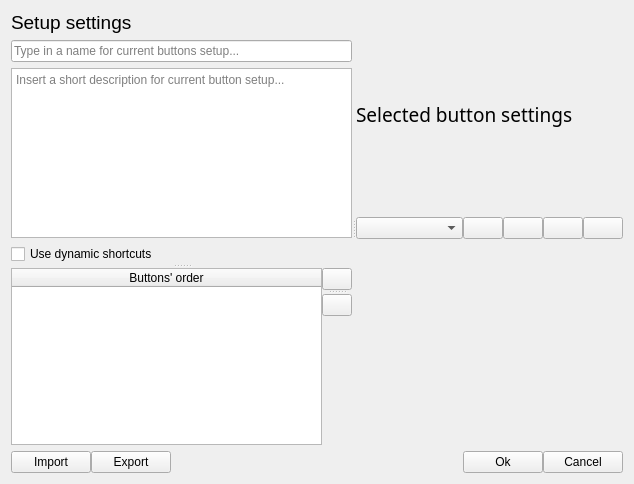
<?xml version="1.0" encoding="UTF-8"?>
<ui version="4.0">
 <class>Form</class>
 <widget class="QWidget" name="Form">
  <property name="geometry">
   <rect>
    <x>0</x>
    <y>0</y>
    <width>634</width>
    <height>484</height>
   </rect>
  </property>
  <property name="windowTitle">
   <string>DSGTools: Custom Feature - Button setup</string>
  </property>
  <layout class="QGridLayout" name="gridLayout_3">
   <item row="0" column="0">
    <layout class="QGridLayout" name="gridLayout_2">
     <item row="0" column="0">
      <widget class="QSplitter" name="splitter_3">
       <property name="orientation">
        <enum>Qt::Horizontal</enum>
       </property>
       <widget class="QSplitter" name="splitter_2">
        <property name="orientation">
         <enum>Qt::Vertical</enum>
        </property>
        <widget class="QWidget" name="">
         <layout class="QVBoxLayout" name="verticalLayout_2">
          <item>
           <widget class="QLabel" name="label">
            <property name="font">
             <font>
              <pointsize>14</pointsize>
             </font>
            </property>
            <property name="text">
             <string>Setup settings</string>
            </property>
           </widget>
          </item>
          <item>
           <widget class="QLineEdit" name="setupNameLineEdit">
            <property name="placeholderText">
             <string>Type in a name for current buttons setup...</string>
            </property>
           </widget>
          </item>
          <item>
           <widget class="QTextEdit" name="textEdit">
            <property name="placeholderText">
             <string>Insert a short description for current button setup...</string>
            </property>
           </widget>
          </item>
          <item>
           <widget class="QCheckBox" name="dsCheckBox">
            <property name="toolTip">
             <string>If this option is set, buttons will have their shortcuts dynamically assigned to values from 1-9, in order of exhibition on every tab</string>
            </property>
            <property name="text">
             <string>Use dynamic shortcuts</string>
            </property>
            <property name="checked">
             <bool>false</bool>
            </property>
           </widget>
          </item>
         </layout>
        </widget>
        <widget class="QWidget" name="">
         <layout class="QGridLayout" name="gridLayout">
          <property name="spacing">
           <number>0</number>
          </property>
          <item row="0" column="0" rowspan="2">
           <widget class="QTableWidget" name="tableWidget">
            <property name="toolTip">
             <string>Buttons are displayed on Class. Tool following this order</string>
            </property>
            <property name="columnCount">
             <number>1</number>
            </property>
            <attribute name="horizontalHeaderStretchLastSection">
             <bool>true</bool>
            </attribute>
            <column>
             <property name="text">
              <string>Buttons' order</string>
             </property>
            </column>
           </widget>
          </item>
          <item row="0" column="1">
           <widget class="QSplitter" name="splitter">
            <property name="orientation">
             <enum>Qt::Vertical</enum>
            </property>
            <widget class="QPushButton" name="moveUpPushButton">
             <property name="sizePolicy">
              <sizepolicy hsizetype="Minimum" vsizetype="Minimum">
               <horstretch>0</horstretch>
               <verstretch>0</verstretch>
              </sizepolicy>
             </property>
             <property name="maximumSize">
              <size>
               <width>30</width>
               <height>25</height>
              </size>
             </property>
             <property name="toolTip">
              <string>Move up</string>
             </property>
             <property name="text">
              <string/>
             </property>
             <property name="icon">
              <iconset resource="../../../resources.qrc">
               <normaloff>:/plugins/DsgTools/icons/up.png</normaloff>:/plugins/DsgTools/icons/up.png</iconset>
             </property>
            </widget>
            <widget class="QPushButton" name="moveDownPushButton">
             <property name="sizePolicy">
              <sizepolicy hsizetype="Minimum" vsizetype="Minimum">
               <horstretch>0</horstretch>
               <verstretch>0</verstretch>
              </sizepolicy>
             </property>
             <property name="maximumSize">
              <size>
               <width>30</width>
               <height>25</height>
              </size>
             </property>
             <property name="toolTip">
              <string>Move down</string>
             </property>
             <property name="text">
              <string/>
             </property>
             <property name="icon">
              <iconset resource="../../../resources.qrc">
               <normaloff>:/plugins/DsgTools/icons/down.png</normaloff>:/plugins/DsgTools/icons/down.png</iconset>
             </property>
            </widget>
           </widget>
          </item>
          <item row="1" column="1">
           <spacer name="verticalSpacer">
            <property name="orientation">
             <enum>Qt::Vertical</enum>
            </property>
            <property name="sizeHint" stdset="0">
             <size>
              <width>20</width>
              <height>40</height>
             </size>
            </property>
           </spacer>
          </item>
         </layout>
        </widget>
       </widget>
       <widget class="QWidget" name="layoutWidget">
        <layout class="QVBoxLayout" name="verticalLayout">
         <property name="spacing">
          <number>0</number>
         </property>
         <item>
          <widget class="QLabel" name="label_2">
           <property name="font">
            <font>
             <family>Noto Sans</family>
             <pointsize>14</pointsize>
            </font>
           </property>
           <property name="text">
            <string>Selected button settings</string>
           </property>
          </widget>
         </item>
         <item>
          <layout class="QHBoxLayout" name="horizontalLayout_2">
           <property name="spacing">
            <number>0</number>
           </property>
           <item>
            <widget class="QComboBox" name="buttonComboBox">
             <property name="sizePolicy">
              <sizepolicy hsizetype="MinimumExpanding" vsizetype="Fixed">
               <horstretch>0</horstretch>
               <verstretch>0</verstretch>
              </sizepolicy>
             </property>
             <property name="duplicatesEnabled">
              <bool>false</bool>
             </property>
            </widget>
           </item>
           <item>
            <widget class="QPushButton" name="savePushButton">
             <property name="toolTip">
              <string>Saves current button's input data to selected button</string>
             </property>
             <property name="text">
              <string/>
             </property>
             <property name="icon">
              <iconset resource="../../../resources.qrc">
               <normaloff>:/plugins/DsgTools/icons/save.png</normaloff>:/plugins/DsgTools/icons/save.png</iconset>
             </property>
            </widget>
           </item>
           <item>
            <widget class="QPushButton" name="undoPushButton">
             <property name="toolTip">
              <string>Restores last saved state for the selected button</string>
             </property>
             <property name="text">
              <string/>
             </property>
             <property name="icon">
              <iconset resource="../../../resources.qrc">
               <normaloff>:/plugins/DsgTools/icons/re-run.png</normaloff>:/plugins/DsgTools/icons/re-run.png</iconset>
             </property>
            </widget>
           </item>
           <item>
            <widget class="QPushButton" name="addPushButton">
             <property name="toolTip">
              <string>Adds a new button to the setup</string>
             </property>
             <property name="text">
              <string/>
             </property>
             <property name="icon">
              <iconset resource="../../../resources.qrc">
               <normaloff>:/plugins/DsgTools/icons/plus.png</normaloff>:/plugins/DsgTools/icons/plus.png</iconset>
             </property>
            </widget>
           </item>
           <item>
            <widget class="QPushButton" name="removePushButton">
             <property name="toolTip">
              <string>Removes selected button from the setup</string>
             </property>
             <property name="text">
              <string/>
             </property>
             <property name="icon">
              <iconset resource="../../../resources.qrc">
               <normaloff>:/plugins/DsgTools/icons/remove.png</normaloff>:/plugins/DsgTools/icons/remove.png</iconset>
             </property>
            </widget>
           </item>
          </layout>
         </item>
         <item>
          <widget class="ButtonPropWidget" name="buttonPropWidget" native="true"/>
         </item>
        </layout>
       </widget>
      </widget>
     </item>
     <item row="1" column="0">
      <layout class="QHBoxLayout" name="horizontalLayout">
       <property name="spacing">
        <number>0</number>
       </property>
       <item>
        <widget class="QPushButton" name="importPushButton">
         <property name="toolTip">
          <string>Import a set of buttons (setup) from a file</string>
         </property>
         <property name="text">
          <string>Import</string>
         </property>
        </widget>
       </item>
       <item>
        <widget class="QPushButton" name="exportPushButton">
         <property name="toolTip">
          <string>Exports current setup to a file</string>
         </property>
         <property name="text">
          <string>Export</string>
         </property>
        </widget>
       </item>
       <item>
        <spacer name="horizontalSpacer">
         <property name="orientation">
          <enum>Qt::Horizontal</enum>
         </property>
         <property name="sizeHint" stdset="0">
          <size>
           <width>40</width>
           <height>20</height>
          </size>
         </property>
        </spacer>
       </item>
       <item>
        <widget class="QPushButton" name="okPushButton">
         <property name="sizePolicy">
          <sizepolicy hsizetype="Minimum" vsizetype="Fixed">
           <horstretch>0</horstretch>
           <verstretch>0</verstretch>
          </sizepolicy>
         </property>
         <property name="text">
          <string>Ok</string>
         </property>
        </widget>
       </item>
       <item>
        <widget class="QPushButton" name="cancelPushButton">
         <property name="sizePolicy">
          <sizepolicy hsizetype="Minimum" vsizetype="Fixed">
           <horstretch>0</horstretch>
           <verstretch>0</verstretch>
          </sizepolicy>
         </property>
         <property name="text">
          <string>Cancel</string>
         </property>
        </widget>
       </item>
      </layout>
     </item>
    </layout>
   </item>
  </layout>
 </widget>
 <customwidgets>
  <customwidget>
   <class>ButtonPropWidget</class>
   <extends>QWidget</extends>
   <header>DsgTools.gui.CustomWidgets.BasicInterfaceWidgets.buttonPropWidget.h</header>
   <container>1</container>
  </customwidget>
 </customwidgets>
 <resources>
  <include location="../../../resources.qrc"/>
 </resources>
 <connections/>
</ui>
